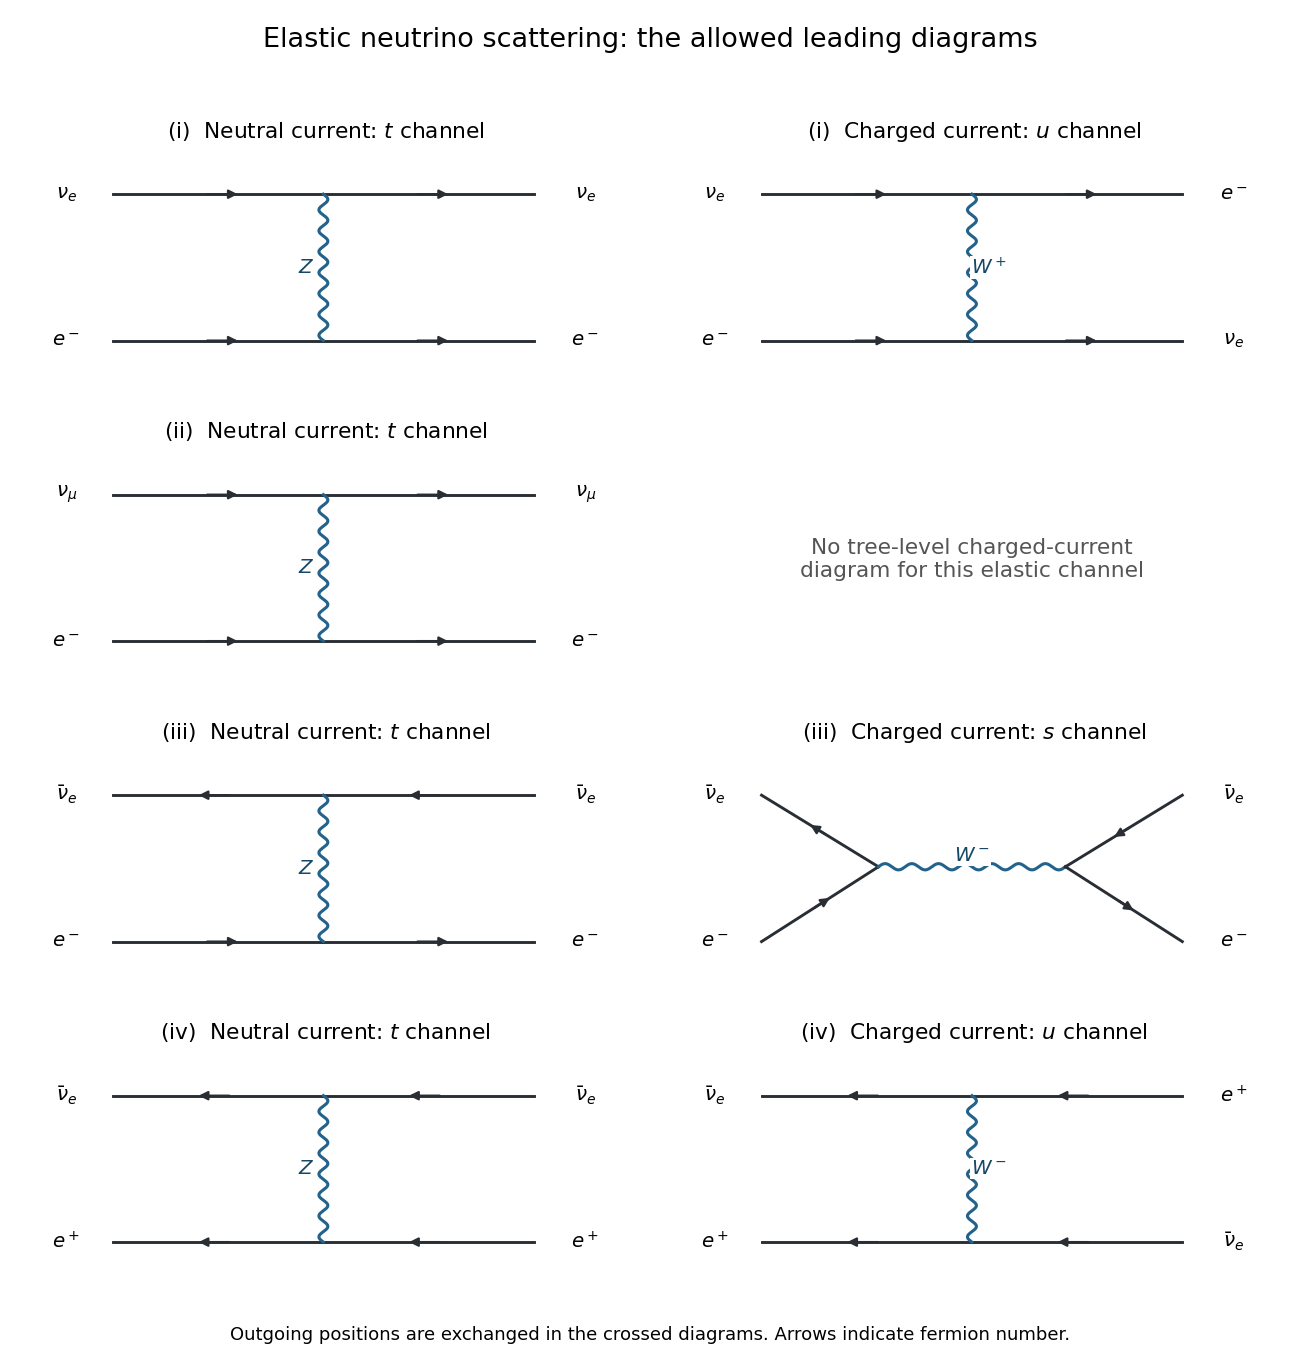

Reproduce this figure in Python.
"""Original solution figure; Python 3.14, NumPy 2.3.5, Matplotlib 3.10.7.

Dependencies are declared in the repository pyproject.toml. The only output is
this script's PNG basename in the caller's current working directory.
"""
from pathlib import Path
import matplotlib
matplotlib.use("Agg")
import matplotlib.pyplot as plt
import numpy as np


def line(ax, a, b, kind="fermion", reverse=False, label=None):
    a,b=np.asarray(a,dtype=float),np.asarray(b,dtype=float)
    d=b-a; n=np.array([-d[1],d[0]])/np.linalg.norm(d)
    if kind in ("wave","gluon"):
        t=np.linspace(0,1,300)
        phase=14*np.pi*t
        z=a[:,None]+d[:,None]*t+0.048*n[:,None]*np.sin(phase)
        if kind=="gluon":
            z+=0.035*(d/np.linalg.norm(d))[:,None]*(np.cos(phase)-1)*np.sin(np.pi*t)
        ax.plot(*z,color="#23628a",lw=1.7)
    else:
        ax.plot([a[0],b[0]],[a[1],b[1]],color="#282e33",lw=1.6)
        if kind=="fermion":
            v,w=(b,a) if reverse else (a,b)
            ax.annotate("",xy=v+.61*(w-v),xytext=v+.43*(w-v),
                        arrowprops=dict(arrowstyle="-|>",color="#282e33",lw=1.25))
    if label:
        pos=(a+b)/2+.18*n
        ax.text(*pos,label,ha="center",va="center",fontsize=11,color="#164866",
                bbox=dict(facecolor="white",edgecolor="none",pad=.5))


def txt(ax,x,y,s,size=12,**kw):
    ax.text(x,y,s,ha="center",va="center",fontsize=size,**kw)


def setup(ax,xlim=(-.2,7.1),ylim=(-1,3.7)):
    ax.set_xlim(*xlim);ax.set_ylim(*ylim);ax.axis("off")


def dot(ax,*v):
    ax.plot(*v,"o",color="#282e33",ms=3)


def save(fig):
    fig.savefig(Path.cwd()/Path(__file__).with_suffix(".png").name,
                dpi=130,facecolor="white",transparent=False)
    plt.close(fig)


def labels(ax,nu,e,swap=False):
    txt(ax,.25,2.5,nu,11);txt(ax,.25,.25,e,11)
    txt(ax,5.8,2.5,e if swap else nu,11);txt(ax,5.8,.25,nu if swap else e,11)


def main():
    fig,axes=plt.subplots(4,2,figsize=(10,10.5))
    cases=[(r"$\nu_e$",r"$e^-$",False,"(i)"),(r"$\nu_\mu$",r"$e^-$",False,"(ii)"),
           (r"$\bar\nu_e$",r"$e^-$",True,"(iii)"),(r"$\bar\nu_e$",r"$e^+$",True,"(iv)")]
    for row,(ne,el,anti,title) in enumerate(cases):
        ax=axes[row,0]
        for y,rev in [(2.5,anti),(.25,row==3)]:
            line(ax,(.75,y),(3,y),reverse=rev);line(ax,(3,y),(5.25,y),reverse=rev)
        line(ax,(3,.25),(3,2.5),"wave",label=r"$Z$")
        labels(ax,ne,el);ax.set_title(title+"  Neutral current: $t$ channel",fontsize=12)
        ax=axes[row,1]
        if row==1:
            txt(ax,3,1.5,"No tree-level charged-current\ndiagram for this elastic channel",12,color="#555555")
        elif row==2:
            a,b=(2,1.4),(4,1.4)
            line(ax,(.75,2.5),a,reverse=True);line(ax,(.75,.25),a)
            line(ax,a,b,"wave",label=r"$W^-$")
            line(ax,b,(5.25,2.5),reverse=True);line(ax,b,(5.25,.25))
            labels(ax,ne,el);ax.set_title(title+"  Charged current: $s$ channel",fontsize=12)
        else:
            # Final positions are exchanged to show the crossed flavor pairing.
            for y in [2.5,.25]:
                line(ax,(.75,y),(3,y),reverse=anti);line(ax,(3,y),(5.25,y),reverse=anti)
            line(ax,(3,2.5),(3,.25),"wave",label=r"$W^-$" if anti else r"$W^+$")
            labels(ax,ne,el,swap=True);ax.set_title(title+"  Charged current: $u$ channel",fontsize=12)
        for ax in axes[row]:setup(ax,xlim=(-.25,6.3),ylim=(-.5,3.2))
    fig.suptitle("Elastic neutrino scattering: the allowed leading diagrams",fontsize=15)
    fig.text(.5,.018,"Outgoing positions are exchanged in the crossed diagrams. Arrows indicate fermion number.",ha="center",fontsize=10)
    fig.tight_layout(rect=(0,.04,1,.96),h_pad=1.7,w_pad=2);save(fig)

if __name__=="__main__":main()
